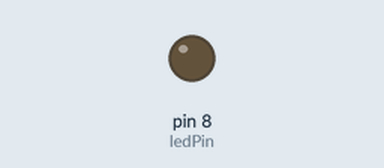
Simulated run of this sketch. Board: Arduino Uno, built with avr-gcc and run on an emulated ATmega328P. Parts: output pins drawn as LEDs (lit = HIGH).

Above: at 0.7 s.
At 48.12 s:
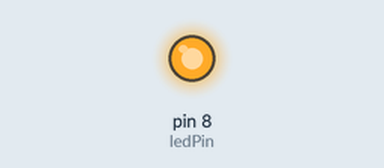
Timing chart, 0 to 48.8 s (numbered marks = the images above):
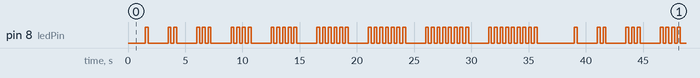

Measured:
- by itself, pin 8 (ledPin): moves between LOW and HIGH, repeating every 37.5 s
- by itself, everything shown: repeats every 37.5 s, in 90 steps

The sketch:

sketch_jun10b.ino
```cpp
const int ledPin = 8;
int blink;
int i;


void setup() {
  // put your setup code here, to run once:
  pinMode(ledPin, OUTPUT);


}

void loop() {
  // put your main code here, to run repeatedly:

  for(i = 0; i < 10; i++){
    blink = 0;
  while(blink < i){
    digitalWrite(ledPin, 1);
    delay(250);
    digitalWrite(ledPin, 0);
    delay(250);
    blink++;
  }
  delay(1500);
  }

}
```
